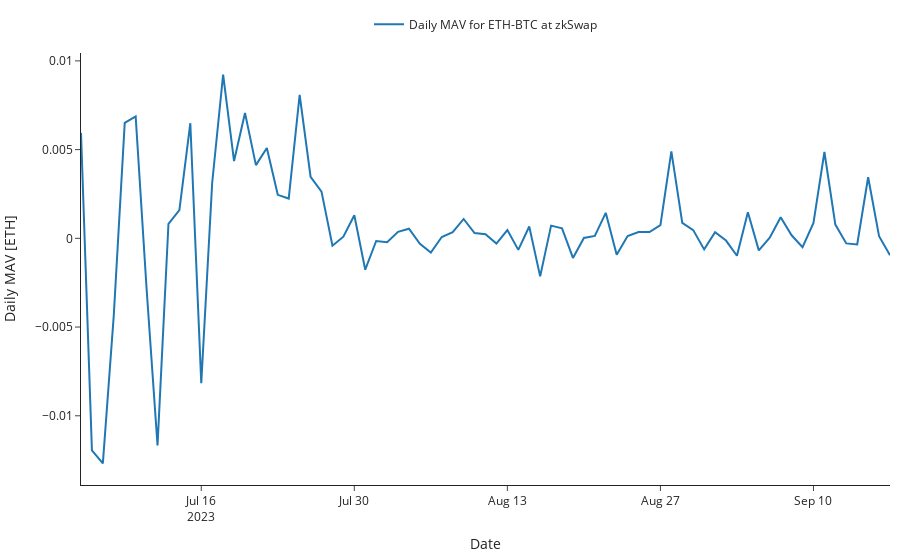

The cell this chart's notebook holds for it:
### Code cell
fig = go.Figure(layout=layout)

fig.add_trace(go.Scatter(x=df_per_day['timestamp'],
                            y=df_per_day['MAV'].astype(
                                float),
                            mode='lines',
                            name = 'Daily MAV for ETH-BTC at zkSwap'))

fig.update_layout(xaxis_title='Date',
                    yaxis_title='Daily MAV [ETH]', showlegend=True,
                    legend=dict(xanchor='center', x=0.5, y=1.10, orientation='h'),)
#fig.write_image(f"./plots/{contract_name}_{event_name}.pdf")
fig.show()
